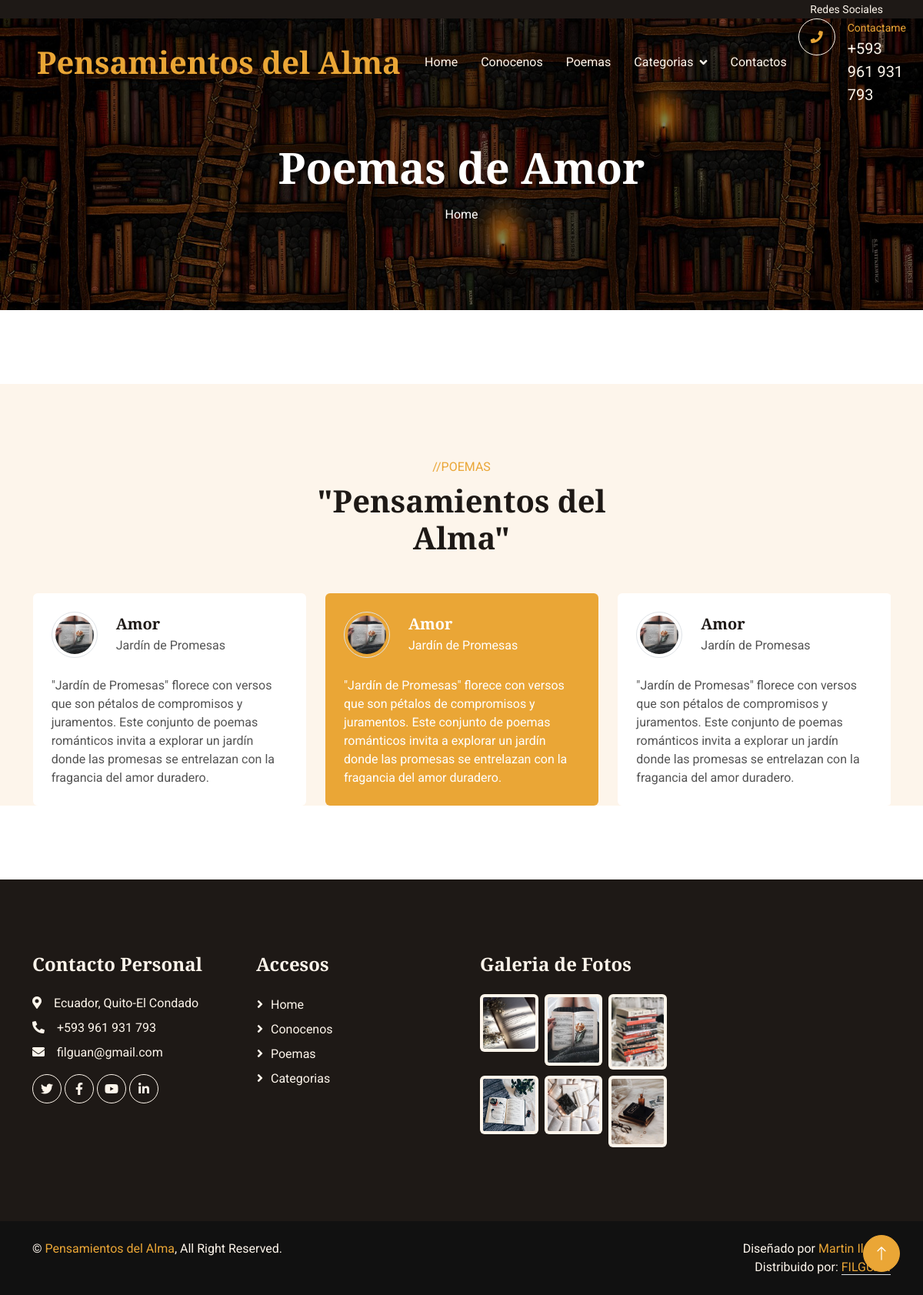
Page /amores/ on the earlier database version.
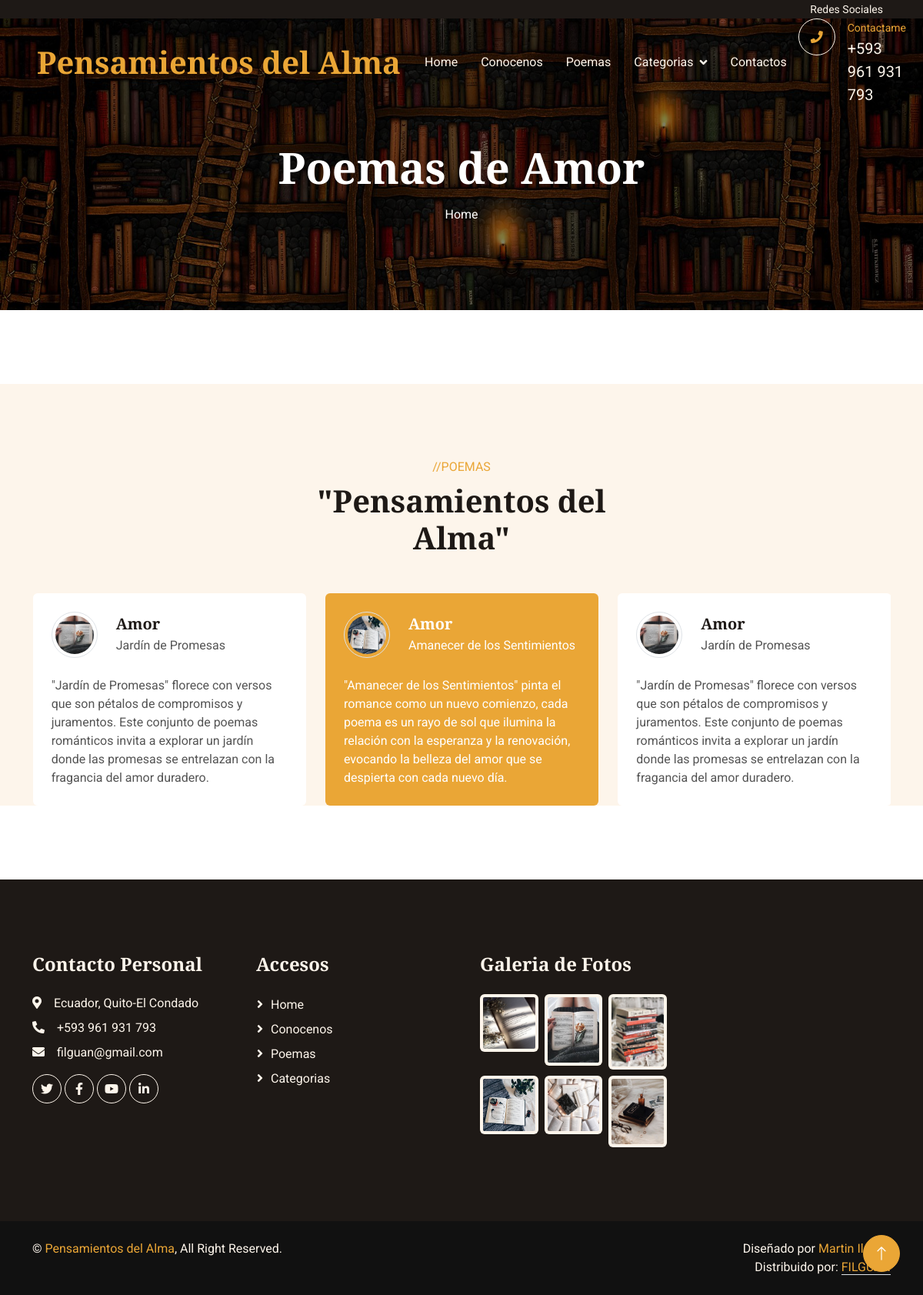
Same page on the later database version.
### amores/models.py (models this page shows, shortened)
class Amores(models.Model):
    title=models.CharField(max_length=100, verbose_name="Título")
    subtitle=models.CharField(max_length=100, verbose_name="SubTítulo")
    content=models.TextField(verbose_name="Descipción")
    image=models.ImageField(upload_to="amor", verbose_name="Imagen")
    created=models.DateTimeField(auto_now_add=True, verbose_name="Fecha de Creación")
    updated=models.DateTimeField(auto_now=True, verbose_name="Fecha de Edición")
    class Meta:
        verbose_name="Poema de Amor"
        verbose_name_plural="poemas de Amor"
        ordering=['-created']

### amores/views.py (the view)
# urls.py: path('', views.amor, name="amor"),
def amor(request):
    amores = Amores.objects.all()
    return render(request,"amores/amor.html", {'amores':amores})

### pages/templatetags/pages_extras.py (called while the page is built)
@register.simple_tag
def get_pages():
    pages=Page.objects.all()
    return pages

### social/processors.py (called while the page is built)
def ctx_dict(request):
    dict_urls={}
    urls=Social.objects.all()
    for url in urls:
        dict_urls[url.key]=url.url
    return dict_urls

### amores/templates/amores/amor.html (shortened to what this page needs)
{% extends "core/base.html" %}
{% load static %}
{% block TitleHeader %}
<h1 class="display-4 text-white animated slideInDown mb-3">Poemas de Amor</h1>
{% endblock  %}
{% block content %}
<div class="container-xxl bg-light my-6 py-6 pb-0">
    <div class="container">
        <div class="text-center mx-auto mb-5 wow fadeInUp" data-wow-delay="0.1s" style="max-width: 500px;">
            <p class="text-primary text-uppercase mb-2">//POEMAS</p>
            <h1 class="display-6 mb-4">"Pensamientos del Alma"</h1>
        </div>
        <div class="owl-carousel testimonial-carousel wow fadeInUp" data-wow-delay="0.1s">
            {% for amores in amores %}
            <div class="testimonial-item bg-white rounded p-4">
                <div class="d-flex align-items-center mb-4">
                    <img class="flex-shrink-0 rounded-circle border p-1" src="{{amores.image.url}}" alt="">
                    <div class="ms-4">
                        <h5 class="mb-1">{{amores.title}}</h5>
                        <span>{{amores.subtitle}}</span>
                    </div>
                </div>
                <p class="mb-0">{{amores.content}}</p>
            </div>
            {% endfor %}
        </div>
    </div>
</div>
{% endblock  %}

Differences in the rows shown:
added Amores: image (picture), title "Amor", subtitle "Amanecer de los Sentimientos", content "\"Amanecer de los Sentimientos\" pinta el romance como un nuevo comienzo, cada poema es un rayo de sol que ilumina la relación con la esperanza y la renovación, evocando la belleza del amor que se despierta con cada nuevo día."
